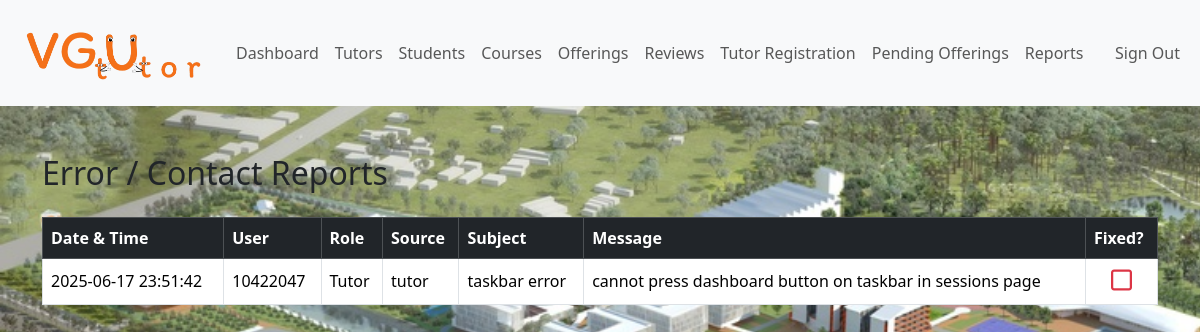
The app's page /admin/report_processing/getReport.php (signed in) with its own data.
### tables this page shows
CREATE TABLE `error_reports` (
  `id` int(11) NOT NULL,
  `datetime` datetime DEFAULT NULL,
  `user` varchar(100) DEFAULT NULL,
  `subject` varchar(255) DEFAULT NULL,
  `message` text DEFAULT NULL,
  `is_fixed` tinyint(1) DEFAULT 0,
  `source` varchar(20) DEFAULT NULL
);

### admin/report_processing/getReport.php (the view, shortened to what this page needs)
<?php
include "../../DB_connection.php";
$stmt = $conn->prepare("SELECT * FROM error_reports ORDER BY datetime DESC");
$stmt->execute();
$reports = $stmt->fetchAll(PDO::FETCH_ASSOC);
function getUserRole($conn, $userid) {
    $stmt = $conn->prepare("SELECT 1 FROM admin_account WHERE adminid = ?");
    $stmt->execute([$userid]);
    $stmt = $conn->prepare("SELECT 1 FROM tutor_account WHERE accountid = ?");
    $stmt->execute([$userid]);
    if ($stmt->fetch()) return "Tutor";
    return "Guest";
}
?>
<!DOCTYPE html>
<html lang="en">
<head>
    <link rel="stylesheet" href="https://cdn.jsdelivr.net/npm/bootstrap@5.3.6/dist/css/bootstrap.min.css">
    <link rel="stylesheet" href="https://cdnjs.cloudflare.com/ajax/libs/font-awesome/6.4.0/css/all.min.css">
    <link rel="stylesheet" href="../../css/style.css">
</head>
<body class="body-home">
    <?php include "../inc/navbar.php"; ?>
    <div class="container mt-5">
        <h2 class="mb-4">Error / Contact Reports</h2>
        <?php if (empty($reports)): ?>
            <div class="alert alert-info">No reports found.</div>
        <?php else: ?>
            <div class="table-responsive">
                <table class="table table-bordered align-middle">
                    <thead class="table-dark">
                        <tr>
                            <th>Date & Time</th>
                            <th>User</th>
                            <th>Role</th>
                            <th>Source</th>
                            <th>Subject</th>
                            <th>Message</th>
                            <th>Fixed?</th>
                        </tr>
                    </thead>
                    <tbody>
                        <?php foreach ($reports as $r): ?>
                        <tr>
                            <td><?= htmlspecialchars($r['datetime']) ?></td>
                            <td><?= htmlspecialchars($r['user']) ?></td>
                            <td><?= htmlspecialchars(getUserRole($conn, $r['user'])) ?></td>
                            <td><?= htmlspecialchars($r['source'] ?? '-') ?></td>
                            <td><?= htmlspecialchars($r['subject']) ?></td>
                            <td><?= nl2br(htmlspecialchars($r['message'])) ?></td>
                            <td class="text-center">
                                <form method="post" style="display:inline;">
                                    <button type="submit" class="btn btn-link p-0" title="Toggle Fixed">
                                        <?php if ($r['is_fixed']): ?>
                                            <span class="fa-regular fa-square-check text-success" style="font-size:1.5em;"></span>
                                        <?php else: ?>
                                            <span class="fa-regular fa-square text-danger" style="font-size:1.5em;"></span>
                                        <?php endif; ?>
                                    </button>
                                </form>
                            </td>
                        </tr>
                        <?php endforeach; ?>
                    </tbody>
                </table>
            </div>
        <?php endif; ?>
    </div>
</body>
</html>

### css/style.css (style rules this page uses)
.body-home, .body-login { background: url(../img/NewCampus.jpg); background-size: cover; background-attachment: fixed; }

### records on screen
error_reports: datetime "2025-06-17 23:51:42", user "10422047", user "Tutor", source "tutor", subject "taskbar error", message "cannot press dashboard button on taskbar in sessions page", is_fixed 0 (drawn)
